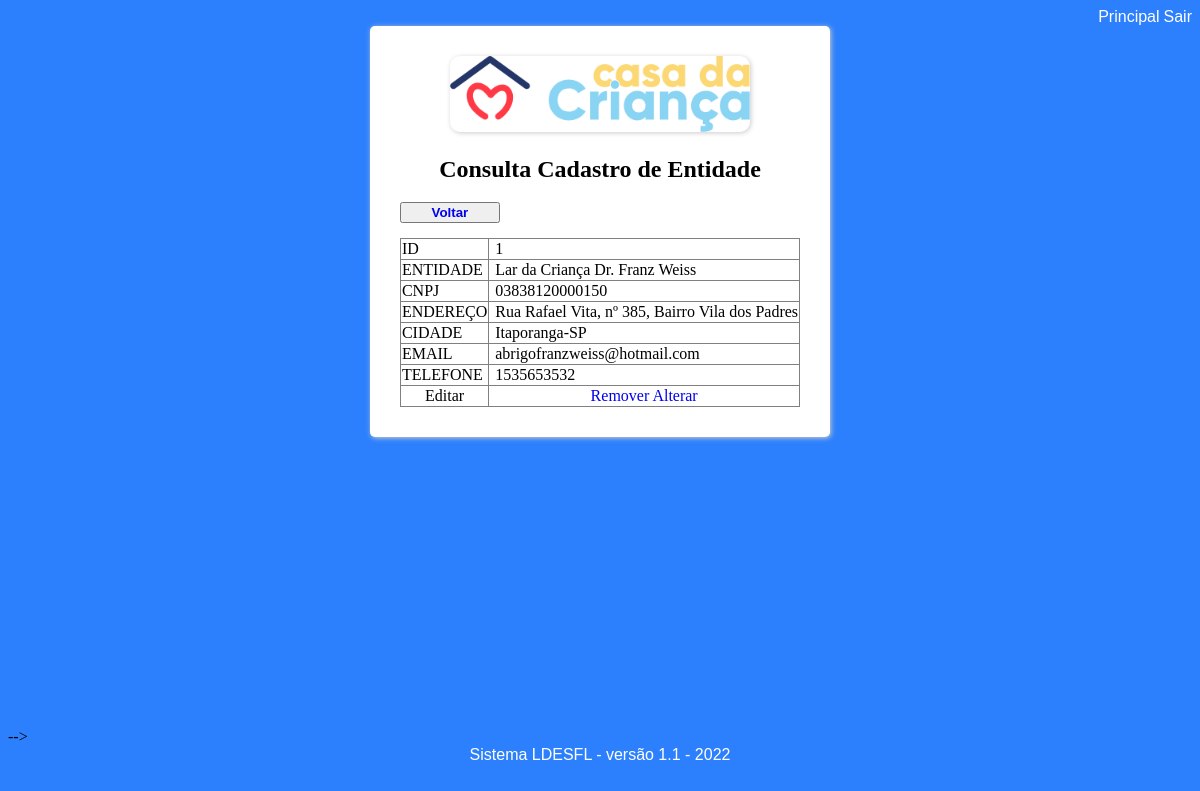
The app's page /consulta3 (signed in) with its own data.
### models.py (models this page shows)
class Entidade(db.Model):  # tabela entidade
    id = db.Column(db.Integer, primary_key=True, autoincrement=True)
    nome_entidade = db.Column(db.String)
    cnpj = db.Column(db.String)
    rua = db.Column(db.String)
    numero = db.Column(db.String)
    bairro = db.Column(db.String)
    cep = db.Column(db.String)
    cidade = db.Column(db.String)
    estado = db.Column(db.String)
    email = db.Column(db.String)
    telefone = db.Column(db.String)

### main.py (the view)
@main.route('/consulta3')  # consulta a entidade
@login_required
def consulta3():
    entidade = Entidade.query.all()
    return render_template('consulta3.html', name=current_user.name, entidade=entidade)

### __init__.py (called while the page is built)
def create_app():
    app = Flask(__name__)
    app.config['SECRET_KEY'] = '9OLWxND4o83j4K4iuopO'
    app.config['SQLALCHEMY_DATABASE_URI'] = 'sqlite:///diario.db'
    db.init_app(app)
    login_manager = LoginManager()
    login_manager.login_view = 'auth.login'
    login_manager.init_app(app)
    from .models import User
    @login_manager.user_loader
    def load_user(user_id):
        return User.query.get(int(user_id))
    from .auth import auth as auth_blueprint
    app.register_blueprint(auth_blueprint)
    from .main import main as main_blueprint
    app.register_blueprint(main_blueprint)
    return app

### templates/consulta3.html (shortened to what this page needs)
{% extends "base2.html" %}
{% block content %}
<!DOCTYPE html>
<html lang="pt-br">
<head>
    <link rel="stylesheet" href="../static/css/style.css">
    <link rel="stylesheet" href="https://use.fontawesome.com/releases/v5.8.2/css/all.css"
>
</head>
<body>
	<form class="form" method="" action="" style="width: fit-content;">
      <div class="tlaregistro">
          <div style="text-align: center;">
            <a href="https://www.casadacriancaitaporanga.com.br/" target="_blank"><img class="imglogin"
               src="../static/img/logo.png" alt=""></a>
            <h2 style="color: black;">Consulta Cadastro de Entidade</h2>
          </div>
          <div style="text-align: left;">
              <button type="button" style=" width: 100px;">
                   <a href="{{ url_for('main.profile') }}"
                      style="text-decoration:none;"><b>Voltar</b></a>
              </button>
          </div>
<table border="1" style="border-collapse:collapse; width:100%; color: black; text-align: left; margin-top: 15px;">
        {% for dado in entidade %}
    <tbody>
      <tr> <td>ID</td> <td style="text-indent: 5px;">{{ dado.id }}</td> </tr>
      <tr> <td>ENTIDADE</td> <td style="text-indent: 5px;">{{ dado.nome_entidade }}</td> </tr>
      <tr> <td>CNPJ</td> <td style="text-indent: 5px;">{{ dado.cnpj }}</td> </tr>
      <tr> <td>ENDEREÇO</td><td style="text-indent: 5px;">{{ dado.rua }}, nº {{ dado.numero }}, Bairro {{ dado.bairro }} </td></tr>
      <tr> <td>CIDADE</td> <td style="text-indent: 5px;">{{ dado.cidade }}-{{ dado.estado }}</td> </tr>
      <tr> <td>EMAIL</td> <td style="text-indent: 5px;">{{ dado.email }}</td> </tr>
      <tr> <td>TELEFONE</td> <td style="text-indent: 5px;">{{ dado.telefone }}</td> </tr>
      <tr>
           <td style=" text-align: center;">Editar</td>
           <td style=" text-align: center;">
              <a href="/excluir3/{{ dado.id }}" style="text-decoration: none;">Remover</a>
              <a href="/atualizar3/{{ dado.id }}" style="text-decoration: none;">Alterar</a>
           </td>
      </tr>
    </tbody>
        {% endfor %}
</table>
      </div>
    </form>
</body>
</html>
{% endblock %}

### templates/base2.html (shortened to what this page needs)
<!DOCTYPE html>
<html>
<head>
    <link rel="stylesheet" href="../static/css/style.css">
</head>
<body>
    <section class="basenavbar">
      <nav class="navbar">
        <div style="text-align: right;">
            {% if current_user.is_authenticated %}
            <a class="no-print" href="{{ url_for('main.profile') }}" style="font-family:arial; color: #fff;">Principal</a>
            {% endif %}
            {% if current_user.is_authenticated %}
            <a class="no-print" href="{{ url_for('auth.logout') }}" style="font-family:arial; color: #fff;">Sair</a>
            {% endif %}
        </div>
    </nav>
    <div>
        <div style="text-align: center;">
           {% block content %}
           {% endblock %}
        </div>
    </div>
    <br>
    </section>
    <script> new window.VLibras.Widget('https://vlibras.gov.br/app');</script> -->
  </body>
<footer class="no-print" style="text-align: center; font-family:arial; color: #fff;">Sistema LDESFL - versão 1.1 - 2022</footer>
</html>

### static/css/style.css (style rules this page uses)
section { min-height: 90vh; }
body { background-color: #267cfdf6; color: rgb(0, 0, 0); height: 100%; }
a { text-decoration: none; }
.basenavbar { align-items: stretch; flex-direction: column; justify-content: space-between; }
.navbar { align-items: stretch; position: relative; z-index: 30; }
.form { width: 400px; margin: auto; }
.imglogin { border-radius: 10px; height: auto; width: auto; max-width: 300px; max-height: 300px; box-shadow: 1px 1px 5px #ccc; }
.tlaregistro { box-shadow: 1px 1px 5px #ccc; background-color: white; padding: 30px; border-radius: 5px; }

### records on screen
Entidade: id "1", nome_entidade "Lar da Criança Dr. Franz Weiss", cnpj "03838120000150", rua "Rua Rafael Vita", numero "385", bairro "Vila dos Padres", cidade "Itaporanga", estado "SP", email "abrigofranzweiss@hotmail.com", telefone "1535653532"
